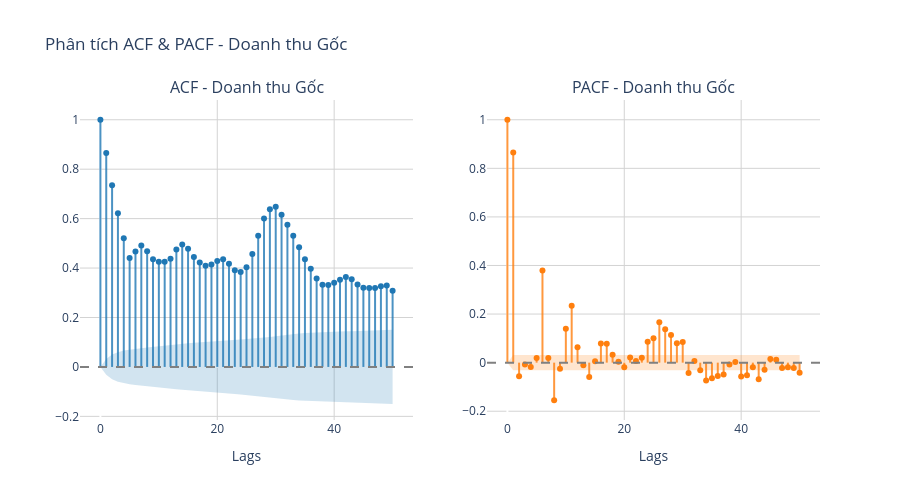

The notebook cell saved with this chart:
### Markdown cell above
## 4. Vẽ đồ thị ACF và PACF

### Chuỗi gốc (Original)

### Code cell
plot_acf_pacf_plotly(revenue, lags=50, title_prefix="Doanh thu Gốc")

### Figure 1 — Plotly figure (JSON) as saved in the notebook; plotly's stock layout.template omitted (floating-point values rounded to 4 significant figures)
{"data": [{"line": {"color": "rgba(31, 119, 180, 0.8)", "width": 2}, "mode": "lines", "showlegend": false, "type": "scatter", "x": [0, 0], "xaxis": "x", "y": [0, 1], "yaxis": "y"}, {"line": {"color": "rgba(31, 119, 180, 0.8)", "width": 2}, "mode": "lines", "showlegend": false, "type": "scatter", "x": [1, 1], "xaxis": "x", "y": [0, 0.8654], "yaxis": "y"}, {"line": {"color": "rgba(31, 119, 180, 0.8)", "width": 2}, "mode": "lines", "showlegend": false, "type": "scatter", "x": [2, 2], "xaxis": "x", "y": [0, 0.735], "yaxis": "y"}, {"line": {"color": "rgba(31, 119, 180, 0.8)", "width": 2}, "mode": "lines", "showlegend": false, "type": "scatter", "x": [3, 3], "xaxis": "x", "y": [0, 0.6214], "yaxis": "y"}, {"line": {"color": "rgba(31, 119, 180, 0.8)", "width": 2}, "mode": "lines", "showlegend": false, "type": "scatter", "x": [4, 4], "xaxis": "x", "y": [0, 0.5206], "yaxis": "y"}, {"line": {"color": "rgba(31, 119, 180, 0.8)", "width": 2}, "mode": "lines", "showlegend": false, "type": "scatter", "x": [5, 5], "xaxis": "x", "y": [0, 0.4403], "yaxis": "y"}, {"line": {"color": "rgba(31, 119, 180, 0.8)", "width": 2}, "mode": "lines", "showlegend": false, "type": "scatter", "x": [6, 6], "xaxis": "x", "y": [0, 0.4673], "yaxis": "y"}, {"line": {"color": "rgba(31, 119, 180, 0.8)", "width": 2}, "mode": "lines", "showlegend": false, "type": "scatter", "x": [7, 7], "xaxis": "x", "y": [0, 0.4917], "yaxis": "y"}, {"line": {"color": "rgba(31, 119, 180, 0.8)", "width": 2}, "mode": "lines", "showlegend": false, "type": "scatter", "x": [8, 8], "xaxis": "x", "y": [0, 0.4683], "yaxis": "y"}, {"line": {"color": "rgba(31, 119, 180, 0.8)", "width": 2}, "mode": "lines", "showlegend": false, "type": "scatter", "x": [9, 9], "xaxis": "x", "y": [0, 0.4354], "yaxis": "y"}, {"line": {"color": "rgba(31, 119, 180, 0.8)", "width": 2}, "mode": "lines", "showlegend": false, "type": "scatter", "x": [10, 10], "xaxis": "x", "y": [0, 0.4256], "yaxis": "y"}, {"line": {"color": "rgba(31, 119, 180, 0.8)", "width": 2}, "mode": "lines", "showlegend": false, "type": "scatter", "x": [11, 11], "xaxis": "x", "y": [0, 0.4258], "yaxis": "y"}, {"line": {"color": "rgba(31, 119, 180, 0.8)", "width": 2}, "mode": "lines", "showlegend": false, "type": "scatter", "x": [12, 12], "xaxis": "x", "y": [0, 0.4374], "yaxis": "y"}, {"line": {"color": "rgba(31, 119, 180, 0.8)", "width": 2}, "mode": "lines", "showlegend": false, "type": "scatter", "x": [13, 13], "xaxis": "x", "y": [0, 0.4753], "yaxis": "y"}, {"line": {"color": "rgba(31, 119, 180, 0.8)", "width": 2}, "mode": "lines", "showlegend": false, "type": "scatter", "x": [14, 14], "xaxis": "x", "y": [0, 0.4956], "yaxis": "y"}, {"line": {"color": "rgba(31, 119, 180, 0.8)", "width": 2}, "mode": "lines", "showlegend": false, "type": "scatter", "x": [15, 15], "xaxis": "x", "y": [0, 0.4785], "yaxis": "y"}, {"line": {"color": "rgba(31, 119, 180, 0.8)", "width": 2}, "mode": "lines", "showlegend": false, "type": "scatter", "x": [16, 16], "xaxis": "x", "y": [0, 0.4445], "yaxis": "y"}, {"line": {"color": "rgba(31, 119, 180, 0.8)", "width": 2}, "mode": "lines", "showlegend": false, "type": "scatter", "x": [17, 17], "xaxis": "x", "y": [0, 0.4221], "yaxis": "y"}, {"line": {"color": "rgba(31, 119, 180, 0.8)", "width": 2}, "mode": "lines", "showlegend": false, "type": "scatter", "x": [18, 18], "xaxis": "x", "y": [0, 0.409], "yaxis": "y"}, {"line": {"color": "rgba(31, 119, 180, 0.8)", "width": 2}, "mode": "lines", "showlegend": false, "type": "scatter", "x": [19, 19], "xaxis": "x", "y": [0, 0.4141], "yaxis": "y"}, {"line": {"color": "rgba(31, 119, 180, 0.8)", "width": 2}, "mode": "lines", "showlegend": false, "type": "scatter", "x": [20, 20], "xaxis": "x", "y": [0, 0.4281], "yaxis": "y"}, {"line": {"color": "rgba(31, 119, 180, 0.8)", "width": 2}, "mode": "lines", "showlegend": false, "type": "scatter", "x": [21, 21], "xaxis": "x", "y": [0, 0.4356], "yaxis": "y"}, {"line": {"color": "rgba(31, 119, 180, 0.8)", "width": 2}, "mode": "lines", "showlegend": false, "type": "scatter", "x": [22, 22], "xaxis": "x", "y": [0, 0.4175], "yaxis": "y"}, {"line": {"color": "rgba(31, 119, 180, 0.8)", "width": 2}, "mode": "lines", "showlegend": false, "type": "scatter", "x": [23, 23], "xaxis": "x", "y": [0, 0.3912], "yaxis": "y"}, {"line": {"color": "rgba(31, 119, 180, 0.8)", "width": 2}, "mode": "lines", "showlegend": false, "type": "scatter", "x": [24, 24], "xaxis": "x", "y": [0, 0.3841], "yaxis": "y"}, {"line": {"color": "rgba(31, 119, 180, 0.8)", "width": 2}, "mode": "lines", "showlegend": false, "type": "scatter", "x": [25, 25], "xaxis": "x", "y": [0, 0.4032], "yaxis": "y"}, {"line": {"color": "rgba(31, 119, 180, 0.8)", "width": 2}, "mode": "lines", "showlegend": false, "type": "scatter", "x": [26, 26], "xaxis": "x", "y": [0, 0.4569], "yaxis": "y"}, {"line": {"color": "rgba(31, 119, 180, 0.8)", "width": 2}, "mode": "lines", "showlegend": false, "type": "scatter", "x": [27, 27], "xaxis": "x", "y": [0, 0.5308], "yaxis": "y"}, {"line": {"color": "rgba(31, 119, 180, 0.8)", "width": 2}, "mode": "lines", "showlegend": false, "type": "scatter", "x": [28, 28], "xaxis": "x", "y": [0, 0.6005], "yaxis": "y"}, {"line": {"color": "rgba(31, 119, 180, 0.8)", "width": 2}, "mode": "lines", "showlegend": false, "type": "scatter", "x": [29, 29], "xaxis": "x", "y": [0, 0.6378], "yaxis": "y"}, {"line": {"color": "rgba(31, 119, 180, 0.8)", "width": 2}, "mode": "lines", "showlegend": false, "type": "scatter", "x": [30, 30], "xaxis": "x", "y": [0, 0.6482], "yaxis": "y"}, {"line": {"color": "rgba(31, 119, 180, 0.8)", "width": 2}, "mode": "lines", "showlegend": false, "type": "scatter", "x": [31, 31], "xaxis": "x", "y": [0, 0.6152], "yaxis": "y"}, {"line": {"color": "rgba(31, 119, 180, 0.8)", "width": 2}, "mode": "lines", "showlegend": false, "type": "scatter", "x": [32, 32], "xaxis": "x", "y": [0, 0.5748], "yaxis": "y"}, {"line": {"color": "rgba(31, 119, 180, 0.8)", "width": 2}, "mode": "lines", "showlegend": false, "type": "scatter", "x": [33, 33], "xaxis": "x", "y": [0, 0.5304], "yaxis": "y"}, {"line": {"color": "rgba(31, 119, 180, 0.8)", "width": 2}, "mode": "lines", "showlegend": false, "type": "scatter", "x": [34, 34], "xaxis": "x", "y": [0, 0.4842], "yaxis": "y"}, {"line": {"color": "rgba(31, 119, 180, 0.8)", "width": 2}, "mode": "lines", "showlegend": false, "type": "scatter", "x": [35, 35], "xaxis": "x", "y": [0, 0.4355], "yaxis": "y"}, {"line": {"color": "rgba(31, 119, 180, 0.8)", "width": 2}, "mode": "lines", "showlegend": false, "type": "scatter", "x": [36, 36], "xaxis": "x", "y": [0, 0.3973], "yaxis": "y"}, {"line": {"color": "rgba(31, 119, 180, 0.8)", "width": 2}, "mode": "lines", "showlegend": false, "type": "scatter", "x": [37, 37], "xaxis": "x", "y": [0, 0.358], "yaxis": "y"}, {"line": {"color": "rgba(31, 119, 180, 0.8)", "width": 2}, "mode": "lines", "showlegend": false, "type": "scatter", "x": [38, 38], "xaxis": "x", "y": [0, 0.3323], "yaxis": "y"}, {"line": {"color": "rgba(31, 119, 180, 0.8)", "width": 2}, "mode": "lines", "showlegend": false, "type": "scatter", "x": [39, 39], "xaxis": "x", "y": [0, 0.3312], "yaxis": "y"}, {"line": {"color": "rgba(31, 119, 180, 0.8)", "width": 2}, "mode": "lines", "showlegend": false, "type": "scatter", "x": [40, 40], "xaxis": "x", "y": [0, 0.3409], "yaxis": "y"}, {"line": {"color": "rgba(31, 119, 180, 0.8)", "width": 2}, "mode": "lines", "showlegend": false, "type": "scatter", "x": [41, 41], "xaxis": "x", "y": [0, 0.3525], "yaxis": "y"}, {"line": {"color": "rgba(31, 119, 180, 0.8)", "width": 2}, "mode": "lines", "showlegend": false, "type": "scatter", "x": [42, 42], "xaxis": "x", "y": [0, 0.3636], "yaxis": "y"}, {"line": {"color": "rgba(31, 119, 180, 0.8)", "width": 2}, "mode": "lines", "showlegend": false, "type": "scatter", "x": [43, 43], "xaxis": "x", "y": [0, 0.3551], "yaxis": "y"}, {"line": {"color": "rgba(31, 119, 180, 0.8)", "width": 2}, "mode": "lines", "showlegend": false, "type": "scatter", "x": [44, 44], "xaxis": "x", "y": [0, 0.3331], "yaxis": "y"}, {"line": {"color": "rgba(31, 119, 180, 0.8)", "width": 2}, "mode": "lines", "showlegend": false, "type": "scatter", "x": [45, 45], "xaxis": "x", "y": [0, 0.3203], "yaxis": "y"}, {"line": {"color": "rgba(31, 119, 180, 0.8)", "width": 2}, "mode": "lines", "showlegend": false, "type": "scatter", "x": [46, 46], "xaxis": "x", "y": [0, 0.3192], "yaxis": "y"}, {"line": {"color": "rgba(31, 119, 180, 0.8)", "width": 2}, "mode": "lines", "showlegend": false, "type": "scatter", "x": [47, 47], "xaxis": "x", "y": [0, 0.3197], "yaxis": "y"}, {"line": {"color": "rgba(31, 119, 180, 0.8)", "width": 2}, "mode": "lines", "showlegend": false, "type": "scatter", "x": [48, 48], "xaxis": "x", "y": [0, 0.3269], "yaxis": "y"}, {"line": {"color": "rgba(31, 119, 180, 0.8)", "width": 2}, "mode": "lines", "showlegend": false, "type": "scatter", "x": [49, 49], "xaxis": "x", "y": [0, 0.3294], "yaxis": "y"}, {"line": {"color": "rgba(31, 119, 180, 0.8)", "width": 2}, "mode": "lines", "showlegend": false, "type": "scatter", "x": [50, 50], "xaxis": "x", "y": [0, 0.3078], "yaxis": "y"}, {"marker": {"color": "rgba(31, 119, 180, 1)", "size": 6}, "mode": "markers", "name": "ACF", "showlegend": false, "type": "scatter", "x": [0, 1, 2, 3, 4, 5, 6, 7, 8, 9, 10, 11, 12, 13, 14, 15, 16, 17, 18, 19, 20, 21, 22, 23, 24, 25, 26, 27, 28, 29, 30, 31, 32, 33, 34, 35, 36, 37, 38, 39, 40, 41, 42, 43, 44, 45, 46, 47, 48, 49, 50], "xaxis": "x", "y": [1.0, 0.8654, 0.735, 0.6214, 0.5206, 0.4403, 0.4673, 0.4917, 0.4683, 0.4354, 0.4256, 0.4258, 0.4374, 0.4753, 0.4956, 0.4785, 0.4445, 0.4221, 0.409, 0.4141, 0.4281, 0.4356, 0.4175, 0.3912, 0.3841, 0.4032, 0.4569, 0.5308, 0.6005, 0.6378, 0.6482, 0.6152, 0.5748, 0.5304, 0.4842, 0.4355, 0.3973, 0.358, 0.3323, 0.3312, 0.3409, 0.3525, 0.3636, 0.3551, 0.3331, 0.3203, 0.3192, 0.3197, 0.3269, 0.3294, 0.3078], "yaxis": "y"}, {"fill": "toself", "fillcolor": "rgba(31, 119, 180, 0.2)", "line": {"color": "rgba(255,255,255,0)"}, "name": "95% CI", "showlegend": false, "type": "scatter", "x": [0, 1, 2, 3, 4, 5, 6, 7, 8, 9, 10, 11, 12, 13, 14, 15, 16, 17, 18, 19, 20, 21, 22, 23, 24, 25, 26, 27, 28, 29, 30, 31, 32, 33, 34, 35, 36, 37, 38, 39, 40, 41, 42, 43, 44, 45, 46, 47, 48, 49, 50, 50, 49, 48, 47, 46, 45, 44, 43, 42, 41, 40, 39, 38, 37, 36, 35, 34, 33, 32, 31, 30, 29, 28, 27, 26, 25, 24, 23, 22, 21, 20, 19, 18, 17, 16, 15, 14, 13, 12, 11, 10, 9, 8, 7, 6, 5, 4, 3, 2, 1, 0], "xaxis": "x", "y": [0.0, 0.03166, 0.05003, 0.05989, 0.06603, 0.07002, 0.07275, 0.07569, 0.07883, 0.08157, 0.08387, 0.08601, 0.08809, 0.09024, 0.09272, 0.09534, 0.09771, 0.09972, 0.1015, 0.1031, 0.1048, 0.1065, 0.1083, 0.1099, 0.1113, 0.1126, 0.114, 0.1159, 0.1183, 0.1213, 0.1246, 0.1279, 0.1309, 0.1334, 0.1355, 0.1372, 0.1386, 0.1397, 0.1406, 0.1414, 0.1422, 0.143, 0.1439, 0.1448, 0.1457, 0.1464, 0.1471, 0.1478, 0.1485, 0.1492, 0.15, -0.15, -0.1492, -0.1485, -0.1478, -0.1471, -0.1464, -0.1457, -0.1448, -0.1439, -0.143, -0.1422, -0.1414, -0.1406, -0.1397, -0.1386, -0.1372, -0.1355, -0.1334, -0.1309, -0.1279, -0.1246, -0.1213, -0.1183, -0.1159, -0.114, -0.1126, -0.1113, -0.1099, -0.1083, -0.1065, -0.1048, -0.1031, -0.1015, -0.09972, -0.09771, -0.09534, -0.09272, -0.09024, -0.08809, -0.08601, -0.08387, -0.08157, -0.07883, -0.07569, -0.07275, -0.07002, -0.06603, -0.05989, -0.05003, -0.03166, 0.0], "yaxis": "y"}, {"line": {"color": "rgba(255, 127, 14, 0.8)", "width": 2}, "mode": "lines", "showlegend": false, "type": "scatter", "x": [0, 0], "xaxis": "x2", "y": [0, 1], "yaxis": "y2"}, {"line": {"color": "rgba(255, 127, 14, 0.8)", "width": 2}, "mode": "lines", "showlegend": false, "type": "scatter", "x": [1, 1], "xaxis": "x2", "y": [0, 0.8656], "yaxis": "y2"}, {"line": {"color": "rgba(255, 127, 14, 0.8)", "width": 2}, "mode": "lines", "showlegend": false, "type": "scatter", "x": [2, 2], "xaxis": "x2", "y": [0, -0.05574], "yaxis": "y2"}, {"line": {"color": "rgba(255, 127, 14, 0.8)", "width": 2}, "mode": "lines", "showlegend": false, "type": "scatter", "x": [3, 3], "xaxis": "x2", "y": [0, -0.007616], "yaxis": "y2"}, {"line": {"color": "rgba(255, 127, 14, 0.8)", "width": 2}, "mode": "lines", "showlegend": false, "type": "scatter", "x": [4, 4], "xaxis": "x2", "y": [0, -0.01804], "yaxis": "y2"}, {"line": {"color": "rgba(255, 127, 14, 0.8)", "width": 2}, "mode": "lines", "showlegend": false, "type": "scatter", "x": [5, 5], "xaxis": "x2", "y": [0, 0.01944], "yaxis": "y2"}, {"line": {"color": "rgba(255, 127, 14, 0.8)", "width": 2}, "mode": "lines", "showlegend": false, "type": "scatter", "x": [6, 6], "xaxis": "x2", "y": [0, 0.3789], "yaxis": "y2"}, {"line": {"color": "rgba(255, 127, 14, 0.8)", "width": 2}, "mode": "lines", "showlegend": false, "type": "scatter", "x": [7, 7], "xaxis": "x2", "y": [0, 0.01861], "yaxis": "y2"}, {"line": {"color": "rgba(255, 127, 14, 0.8)", "width": 2}, "mode": "lines", "showlegend": false, "type": "scatter", "x": [8, 8], "xaxis": "x2", "y": [0, -0.1548], "yaxis": "y2"}, {"line": {"color": "rgba(255, 127, 14, 0.8)", "width": 2}, "mode": "lines", "showlegend": false, "type": "scatter", "x": [9, 9], "xaxis": "x2", "y": [0, -0.02491], "yaxis": "y2"}, {"line": {"color": "rgba(255, 127, 14, 0.8)", "width": 2}, "mode": "lines", "showlegend": false, "type": "scatter", "x": [10, 10], "xaxis": "x2", "y": [0, 0.14], "yaxis": "y2"}, {"line": {"color": "rgba(255, 127, 14, 0.8)", "width": 2}, "mode": "lines", "showlegend": false, "type": "scatter", "x": [11, 11], "xaxis": "x2", "y": [0, 0.2344], "yaxis": "y2"}, {"line": {"color": "rgba(255, 127, 14, 0.8)", "width": 2}, "mode": "lines", "showlegend": false, "type": "scatter", "x": [12, 12], "xaxis": "x2", "y": [0, 0.06292], "yaxis": "y2"}, {"line": {"color": "rgba(255, 127, 14, 0.8)", "width": 2}, "mode": "lines", "showlegend": false, "type": "scatter", "x": [13, 13], "xaxis": "x2", "y": [0, -0.0109], "yaxis": "y2"}, {"line": {"color": "rgba(255, 127, 14, 0.8)", "width": 2}, "mode": "lines", "showlegend": false, "type": "scatter", "x": [14, 14], "xaxis": "x2", "y": [0, -0.05903], "yaxis": "y2"}, {"line": {"color": "rgba(255, 127, 14, 0.8)", "width": 2}, "mode": "lines", "showlegend": false, "type": "scatter", "x": [15, 15], "xaxis": "x2", "y": [0, 0.005614], "yaxis": "y2"}, {"line": {"color": "rgba(255, 127, 14, 0.8)", "width": 2}, "mode": "lines", "showlegend": false, "type": "scatter", "x": [16, 16], "xaxis": "x2", "y": [0, 0.07871], "yaxis": "y2"}, {"line": {"color": "rgba(255, 127, 14, 0.8)", "width": 2}, "mode": "lines", "showlegend": false, "type": "scatter", "x": [17, 17], "xaxis": "x2", "y": [0, 0.07793], "yaxis": "y2"}, {"line": {"color": "rgba(255, 127, 14, 0.8)", "width": 2}, "mode": "lines", "showlegend": false, "type": "scatter", "x": [18, 18], "xaxis": "x2", "y": [0, 0.03223], "yaxis": "y2"}, {"line": {"color": "rgba(255, 127, 14, 0.8)", "width": 2}, "mode": "lines", "showlegend": false, "type": "scatter", "x": [19, 19], "xaxis": "x2", "y": [0, 0.003614], "yaxis": "y2"}, {"line": {"color": "rgba(255, 127, 14, 0.8)", "width": 2}, "mode": "lines", "showlegend": false, "type": "scatter", "x": [20, 20], "xaxis": "x2", "y": [0, -0.01896], "yaxis": "y2"}, {"line": {"color": "rgba(255, 127, 14, 0.8)", "width": 2}, "mode": "lines", "showlegend": false, "type": "scatter", "x": [21, 21], "xaxis": "x2", "y": [0, 0.02112], "yaxis": "y2"}, {"line": {"color": "rgba(255, 127, 14, 0.8)", "width": 2}, "mode": "lines", "showlegend": false, "type": "scatter", "x": [22, 22], "xaxis": "x2", "y": [0, 0.006713], "yaxis": "y2"}, {"line": {"color": "rgba(255, 127, 14, 0.8)", "width": 2}, "mode": "lines", "showlegend": false, "type": "scatter", "x": [23, 23], "xaxis": "x2", "y": [0, 0.01977], "yaxis": "y2"}, {"line": {"color": "rgba(255, 127, 14, 0.8)", "width": 2}, "mode": "lines", "showlegend": false, "type": "scatter", "x": [24, 24], "xaxis": "x2", "y": [0, 0.08651], "yaxis": "y2"}, {"line": {"color": "rgba(255, 127, 14, 0.8)", "width": 2}, "mode": "lines", "showlegend": false, "type": "scatter", "x": [25, 25], "xaxis": "x2", "y": [0, 0.09993], "yaxis": "y2"}, {"line": {"color": "rgba(255, 127, 14, 0.8)", "width": 2}, "mode": "lines", "showlegend": false, "type": "scatter", "x": [26, 26], "xaxis": "x2", "y": [0, 0.1665], "yaxis": "y2"}, {"line": {"color": "rgba(255, 127, 14, 0.8)", "width": 2}, "mode": "lines", "showlegend": false, "type": "scatter", "x": [27, 27], "xaxis": "x2", "y": [0, 0.1378], "yaxis": "y2"}, {"line": {"color": "rgba(255, 127, 14, 0.8)", "width": 2}, "mode": "lines", "showlegend": false, "type": "scatter", "x": [28, 28], "xaxis": "x2", "y": [0, 0.1142], "yaxis": "y2"}, {"line": {"color": "rgba(255, 127, 14, 0.8)", "width": 2}, "mode": "lines", "showlegend": false, "type": "scatter", "x": [29, 29], "xaxis": "x2", "y": [0, 0.07966], "yaxis": "y2"}, {"line": {"color": "rgba(255, 127, 14, 0.8)", "width": 2}, "mode": "lines", "showlegend": false, "type": "scatter", "x": [30, 30], "xaxis": "x2", "y": [0, 0.08536], "yaxis": "y2"}, {"line": {"color": "rgba(255, 127, 14, 0.8)", "width": 2}, "mode": "lines", "showlegend": false, "type": "scatter", "x": [31, 31], "xaxis": "x2", "y": [0, -0.04259], "yaxis": "y2"}, {"line": {"color": "rgba(255, 127, 14, 0.8)", "width": 2}, "mode": "lines", "showlegend": false, "type": "scatter", "x": [32, 32], "xaxis": "x2", "y": [0, 0.006545], "yaxis": "y2"}, {"line": {"color": "rgba(255, 127, 14, 0.8)", "width": 2}, "mode": "lines", "showlegend": false, "type": "scatter", "x": [33, 33], "xaxis": "x2", "y": [0, -0.03094], "yaxis": "y2"}, {"line": {"color": "rgba(255, 127, 14, 0.8)", "width": 2}, "mode": "lines", "showlegend": false, "type": "scatter", "x": [34, 34], "xaxis": "x2", "y": [0, -0.07381], "yaxis": "y2"}, {"line": {"color": "rgba(255, 127, 14, 0.8)", "width": 2}, "mode": "lines", "showlegend": false, "type": "scatter", "x": [35, 35], "xaxis": "x2", "y": [0, -0.06411], "yaxis": "y2"}, {"line": {"color": "rgba(255, 127, 14, 0.8)", "width": 2}, "mode": "lines", "showlegend": false, "type": "scatter", "x": [36, 36], "xaxis": "x2", "y": [0, -0.05482], "yaxis": "y2"}, {"line": {"color": "rgba(255, 127, 14, 0.8)", "width": 2}, "mode": "lines", "showlegend": false, "type": "scatter", "x": [37, 37], "xaxis": "x2", "y": [0, -0.04916], "yaxis": "y2"}, {"line": {"color": "rgba(255, 127, 14, 0.8)", "width": 2}, "mode": "lines", "showlegend": false, "type": "scatter", "x": [38, 38], "xaxis": "x2", "y": [0, -0.007402], "yaxis": "y2"}, {"line": {"color": "rgba(255, 127, 14, 0.8)", "width": 2}, "mode": "lines", "showlegend": false, "type": "scatter", "x": [39, 39], "xaxis": "x2", "y": [0, 0.002745], "yaxis": "y2"}, {"line": {"color": "rgba(255, 127, 14, 0.8)", "width": 2}, "mode": "lines", "showlegend": false, "type": "scatter", "x": [40, 40], "xaxis": "x2", "y": [0, -0.05718], "yaxis": "y2"}, {"line": {"color": "rgba(255, 127, 14, 0.8)", "width": 2}, "mode": "lines", "showlegend": false, "type": "scatter", "x": [41, 41], "xaxis": "x2", "y": [0, -0.05169], "yaxis": "y2"}, {"line": {"color": "rgba(255, 127, 14, 0.8)", "width": 2}, "mode": "lines", "showlegend": false, "type": "scatter", "x": [42, 42], "xaxis": "x2", "y": [0, -0.01884], "yaxis": "y2"}, {"line": {"color": "rgba(255, 127, 14, 0.8)", "width": 2}, "mode": "lines", "showlegend": false, "type": "scatter", "x": [43, 43], "xaxis": "x2", "y": [0, -0.06885], "yaxis": "y2"}, {"line": {"color": "rgba(255, 127, 14, 0.8)", "width": 2}, "mode": "lines", "showlegend": false, "type": "scatter", "x": [44, 44], "xaxis": "x2", "y": [0, -0.02933], "yaxis": "y2"}, {"line": {"color": "rgba(255, 127, 14, 0.8)", "width": 2}, "mode": "lines", "showlegend": false, "type": "scatter", "x": [45, 45], "xaxis": "x2", "y": [0, 0.01491], "yaxis": "y2"}, {"line": {"color": "rgba(255, 127, 14, 0.8)", "width": 2}, "mode": "lines", "showlegend": false, "type": "scatter", "x": [46, 46], "xaxis": "x2", "y": [0, 0.01178], "yaxis": "y2"}, {"line": {"color": "rgba(255, 127, 14, 0.8)", "width": 2}, "mode": "lines", "showlegend": false, "type": "scatter", "x": [47, 47], "xaxis": "x2", "y": [0, -0.02256], "yaxis": "y2"}, {"line": {"color": "rgba(255, 127, 14, 0.8)", "width": 2}, "mode": "lines", "showlegend": false, "type": "scatter", "x": [48, 48], "xaxis": "x2", "y": [0, -0.01852], "yaxis": "y2"}, {"line": {"color": "rgba(255, 127, 14, 0.8)", "width": 2}, "mode": "lines", "showlegend": false, "type": "scatter", "x": [49, 49], "xaxis": "x2", "y": [0, -0.02228], "yaxis": "y2"}, {"line": {"color": "rgba(255, 127, 14, 0.8)", "width": 2}, "mode": "lines", "showlegend": false, "type": "scatter", "x": [50, 50], "xaxis": "x2", "y": [0, -0.04177], "yaxis": "y2"}, {"marker": {"color": "rgba(255, 127, 14, 1)", "size": 6}, "mode": "markers", "name": "PACF", "showlegend": false, "type": "scatter", "x": [0, 1, 2, 3, 4, 5, 6, 7, 8, 9, 10, 11, 12, 13, 14, 15, 16, 17, 18, 19, 20, 21, 22, 23, 24, 25, 26, 27, 28, 29, 30, 31, 32, 33, 34, 35, 36, 37, 38, 39, 40, 41, 42, 43, 44, 45, 46, 47, 48, 49, 50], "xaxis": "x2", "y": [1.0, 0.8656, -0.05574, -0.007616, -0.01804, 0.01944, 0.3789, 0.01861, -0.1548, -0.02491, 0.14, 0.2344, 0.06292, -0.0109, -0.05903, 0.005614, 0.07871, 0.07793, 0.03223, 0.003614, -0.01896, 0.02112, 0.006713, 0.01977, 0.08651, 0.09993, 0.1665, 0.1378, 0.1142, 0.07966, 0.08536, -0.04259, 0.006545, -0.03094, -0.07381, -0.06411, -0.05482, -0.04916, -0.007402, 0.002745, -0.05718, -0.05169, -0.01884, -0.06885, -0.02933, 0.01491, 0.01178, -0.02256, -0.01852, -0.02228, -0.04177], "yaxis": "y2"}, {"fill": "toself", "fillcolor": "rgba(255, 127, 14, 0.2)", "line": {"color": "rgba(255,255,255,0)"}, "name": "95% CI", "showlegend": false, "type": "scatter", "x": [0, 1, 2, 3, 4, 5, 6, 7, 8, 9, 10, 11, 12, 13, 14, 15, 16, 17, 18, 19, 20, 21, 22, 23, 24, 25, 26, 27, 28, 29, 30, 31, 32, 33, 34, 35, 36, 37, 38, 39, 40, 41, 42, 43, 44, 45, 46, 47, 48, 49, 50, 50, 49, 48, 47, 46, 45, 44, 43, 42, 41, 40, 39, 38, 37, 36, 35, 34, 33, 32, 31, 30, 29, 28, 27, 26, 25, 24, 23, 22, 21, 20, 19, 18, 17, 16, 15, 14, 13, 12, 11, 10, 9, 8, 7, 6, 5, 4, 3, 2, 1, 0], "xaxis": "x2", "y": [0.0, 0.03166, 0.03166, 0.03166, 0.03166, 0.03166, 0.03166, 0.03166, 0.03166, 0.03166, 0.03166, 0.03166, 0.03166, 0.03166, 0.03166, 0.03166, 0.03166, 0.03166, 0.03166, 0.03166, 0.03166, 0.03166, 0.03166, 0.03166, 0.03166, 0.03166, 0.03166, 0.03166, 0.03166, 0.03166, 0.03166, 0.03166, 0.03166, 0.03166, 0.03166, 0.03166, 0.03166, 0.03166, 0.03166, 0.03166, 0.03166, 0.03166, 0.03166, 0.03166, 0.03166, 0.03166, 0.03166, 0.03166, 0.03166, 0.03166, 0.03166, -0.03166, -0.03166, -0.03166, -0.03166, -0.03166, -0.03166, -0.03166, -0.03166, -0.03166, -0.03166, -0.03166, -0.03166, -0.03166, -0.03166, -0.03166, -0.03166, -0.03166, -0.03166, -0.03166, -0.03166, -0.03166, -0.03166, -0.03166, -0.03166, -0.03166, -0.03166, -0.03166, -0.03166, -0.03166, -0.03166, -0.03166, -0.03166, -0.03166, -0.03166, -0.03166, -0.03166, -0.03166, -0.03166, -0.03166, -0.03166, -0.03166, -0.03166, -0.03166, -0.03166, -0.03166, -0.03166, -0.03166, -0.03166, -0.03166, -0.03166, 0.0], "yaxis": "y2"}], "layout": {"annotations": [{"font": {"size": 16}, "showarrow": false, "text": "ACF - Doanh thu Gốc", "x": 0.225, "xanchor": "center", "xref": "paper", "y": 1, "yanchor": "bottom", "yref": "paper"}, {"font": {"size": 16}, "showarrow": false, "text": "PACF - Doanh thu Gốc", "x": 0.775, "xanchor": "center", "xref": "paper", "y": 1, "yanchor": "bottom", "yref": "paper"}], "height": 500, "hovermode": "closest", "plot_bgcolor": "white", "shapes": [{"line": {"color": "gray", "dash": "dash"}, "type": "line", "x0": 0, "x1": 1, "xref": "x domain", "y0": 0, "y1": 0, "yref": "y"}, {"line": {"color": "gray", "dash": "dash"}, "type": "line", "x0": 0, "x1": 1, "xref": "x2 domain", "y0": 0, "y1": 0, "yref": "y2"}], "title": {"text": "Phân tích ACF & PACF - Doanh thu Gốc"}, "xaxis": {"anchor": "y", "domain": [0, 0.45], "gridcolor": "lightgray", "gridwidth": 1, "showgrid": true, "title": {"text": "Lags"}}, "xaxis2": {"anchor": "y2", "domain": [0.55, 1], "gridcolor": "lightgray", "gridwidth": 1, "showgrid": true, "title": {"text": "Lags"}}, "yaxis": {"anchor": "x", "domain": [0, 1], "gridcolor": "lightgray", "gridwidth": 1, "showgrid": true}, "yaxis2": {"anchor": "x2", "domain": [0, 1], "gridcolor": "lightgray", "gridwidth": 1, "showgrid": true}}}
